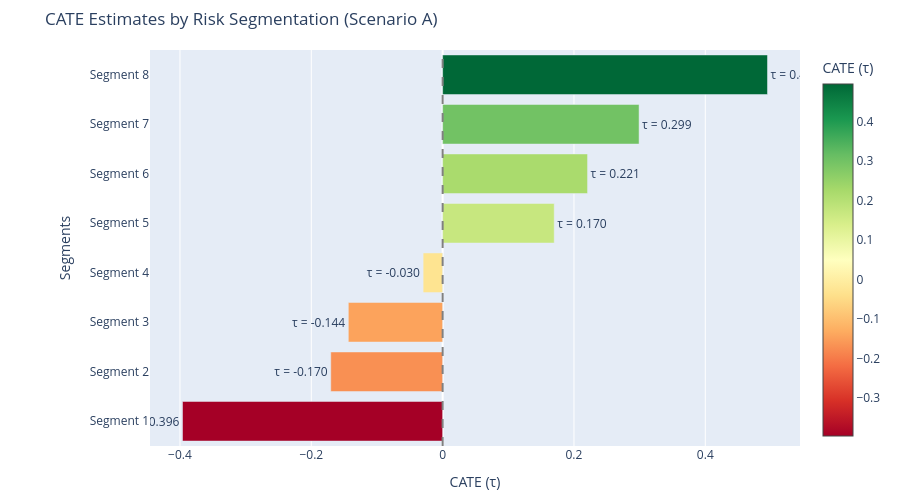

The code cell stored with this chart in its notebook:
### Markdown cell above
Top Split: Driver Experience: The tree immediately splits the data based on experience (Importance: 39.7%). This confirms that experience is the primary moderator of lighting effectiveness.

Second Split: Traffic Density: For drivers with similar experience, the model finds that Traffic Density (Importance: 31.2%) further differentiates the effect. Lights are more causally effective in high-density areas where visual clutter makes target identification harder for the driver.

Environmental Activation: The tree also identified Time (Evening) and Weather (Snowy) as secondary factors. Lighting has a "higher lift" during active snowfall compared to clear nights.

Visualization of the Causal Tree splits: (The colors in the tree represent the magnitude of the safety benefit; darker nodes indicate segments where installing lights has the strongest causal impact on reducing claim severity).

Segmentation Strategy: As an actuary, we can now define high-utility clusters (e.g., Experience < 15 years AND Traffic > 2.0) and low-utility clusters, allowing for much more precise underwriting or infrastructure recommendations.

### Code cell
segments_df = pd.DataFrame(extract_tree_rules(intrp, X.columns.tolist()))
segments_df = segments_df.sort_values('cate', ascending=True).reset_index(drop=True)

fig = go.Figure(go.Bar(
    y=[f"Segment {i+1}" for i in range(len(segments_df))],
    x=segments_df['cate'],
    orientation='h',
    marker=dict(color=segments_df['cate'], colorscale='RdYlGn', showscale=True, colorbar=dict(title="CATE (τ)")),
    text=[f"τ = {cate:.3f}" for cate in segments_df['cate']],
    textposition='outside',
    hovertemplate='<b>%{y}</b><br><b>CATE (τ): %{x:.4f}</b><br><br><b>Rule:</b> %{customdata[0]}<br>N: %{customdata[1]}<extra></extra>',
    customdata=list(zip(segments_df['rule'].tolist(), segments_df['n_samples'].tolist()))
))

fig.update_layout(title='CATE Estimates by Risk Segmentation (Scenario A)', xaxis_title='CATE (τ)', yaxis_title='Segments', height=500, margin=dict(l=150, r=50, t=50, b=50))
fig.add_vline(x=0, line_dash="dash", line_color="gray")
fig.show()

# Also print the segments table for reference
print("\nSegmentation Rules and CATE Estimates:")
print("=" * 80)
for i, row in segments_df.iterrows():
    print(f"\nSegment {i+1}:")
    print(f"  Rule: {row['rule']}")
    print(f"  CATE (τ̂): {row['cate']:.4f}")
    print(f"  Sample Size: {row['n_samples']}")

### Figure 1 — Plotly figure (JSON) as saved in the notebook; plotly's stock layout.template omitted (floating-point values rounded to 4 significant figures)
{"data": [{"customdata": [["Driver_Experience <= 36.50 & Traffic_Density > 0.50 & Driver_Experience <= 19.50", 30], ["Driver_Experience <= 36.50 & Traffic_Density > 0.50 & Driver_Experience > 19.50", 84], ["Driver_Experience > 36.50 & Traffic_Density > 0.50 & Driver_Experience <= 40.50", 23], ["Driver_Experience <= 36.50 & Traffic_Density <= 0.50 & Driver_Experience <= 28.50", 36], ["Driver_Experience > 36.50 & Traffic_Density > 0.50 & Driver_Experience > 40.50", 127], ["Driver_Experience > 36.50 & Traffic_Density <= 0.50 & Driver_Experience > 46.50", 35], ["Driver_Experience <= 36.50 & Traffic_Density <= 0.50 & Driver_Experience > 28.50", 14], ["Driver_Experience > 36.50 & Traffic_Density <= 0.50 & Driver_Experience <= 46.50", 29]], "hovertemplate": "<b>%{y}</b><br><b>CATE (τ): %{x:.4f}</b><br><br><b>Rule:</b> %{customdata[0]}<br>N: %{customdata[1]}<extra></extra>", "marker": {"color": [-0.3962, -0.1704, -0.1436, -0.02972, 0.1699, 0.2207, 0.2992, 0.4947], "colorbar": {"title": {"text": "CATE (τ)"}}, "colorscale": [[0, "rgb(165,0,38)"], [0.1, "rgb(215,48,39)"], [0.2, "rgb(244,109,67)"], [0.3, "rgb(253,174,97)"], [0.4, "rgb(254,224,139)"], [0.5, "rgb(255,255,191)"], [0.6, "rgb(217,239,139)"], [0.7, "rgb(166,217,106)"], [0.8, "rgb(102,189,99)"], [0.9, "rgb(26,152,80)"], [1, "rgb(0,104,55)"]], "showscale": true}, "orientation": "h", "text": ["τ = -0.396", "τ = -0.170", "τ = -0.144", "τ = -0.030", "τ = 0.170", "τ = 0.221", "τ = 0.299", "τ = 0.495"], "textposition": "outside", "type": "bar", "x": [-0.3962, -0.1704, -0.1436, -0.02972, 0.1699, 0.2207, 0.2992, 0.4947], "y": ["Segment 1", "Segment 2", "Segment 3", "Segment 4", "Segment 5", "Segment 6", "Segment 7", "Segment 8"]}], "layout": {"height": 500, "margin": {"b": 50, "l": 150, "r": 50, "t": 50}, "shapes": [{"line": {"color": "gray", "dash": "dash"}, "type": "line", "x0": 0, "x1": 0, "xref": "x", "y0": 0, "y1": 1, "yref": "y domain"}], "title": {"text": "CATE Estimates by Risk Segmentation (Scenario A)"}, "xaxis": {"title": {"text": "CATE (τ)"}}, "yaxis": {"title": {"text": "Segments"}}}}
